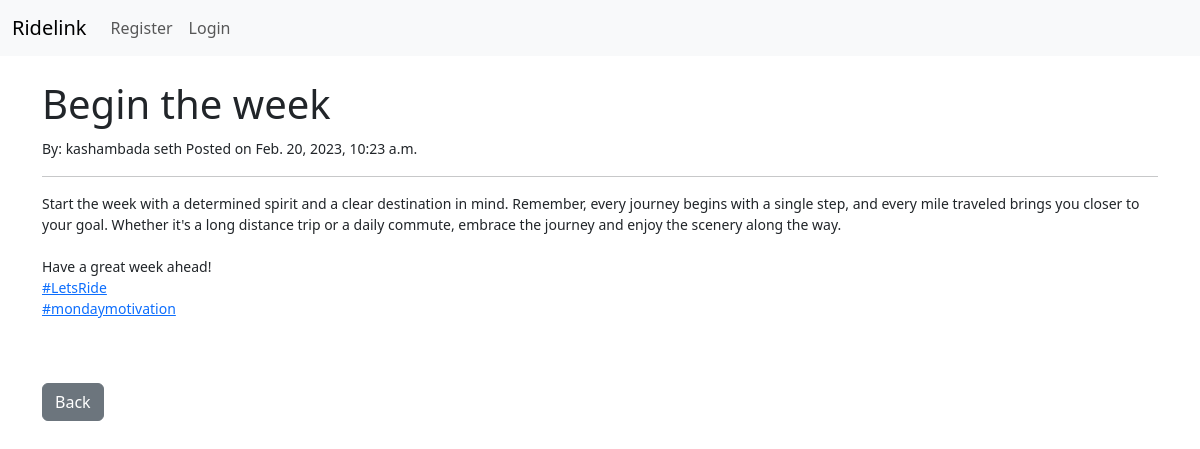
The app's page /article/9 with its own data.
### blog/models.py (models this page shows, shortened)
class Post(models.Model):
    author = models.ForeignKey(User, on_delete=models.SET_NULL, null=True)
    title = models.CharField(max_length=200)
    header_image = models.ImageField(null=True, blank=True, upload_to="images")
    title_tag = models.CharField(max_length=200, default='Ridelink Series')
    content = RichTextField(blank=True, null=True)
    date_posted = models.DateTimeField(auto_now_add = True)
    class Meta :
        ordering = ['-date_posted']

### blog/views.py (the view)
# urls.py: path('article/<int:pk>',ArticleDetialView.as_view(), name ='article-detail'),
class ArticleDetialView(DetailView):
    model = Post
    template_name = 'blog/article_details.html'

### blog/templates/blog/article_details.html (shortened to what this page needs)
{% extends 'blog/base.html' %}
{% block content %}
    <h1>{{post.title}}</h1>
    <small>By: {{post.author.first_name}} {{post.author.last_name}}  Posted on {{post.date_posted}}
    <hr>
    <p>{{post.content|safe}}</p>
    <br><br>
    <a href="{% url 'home' %}" class="btn btn-secondary">Back</a>
{% endblock content %}

### records on screen
Post: title "Begin the week", author.first_name "kashambada", author.last_name "seth", date_posted "Feb. 20, 2023, 10:23 a.m.", content "Start the week with a determined spirit and a clear destination in mind. Remember, every journey begins with a single step, and every mile traveled brings you closer to your goal. Whether it's a long distance trip or a daily commute, embrace the journey and enjoy the scenery along the way. Have a great week ahead! #LetsRide #mondaymotivation"
